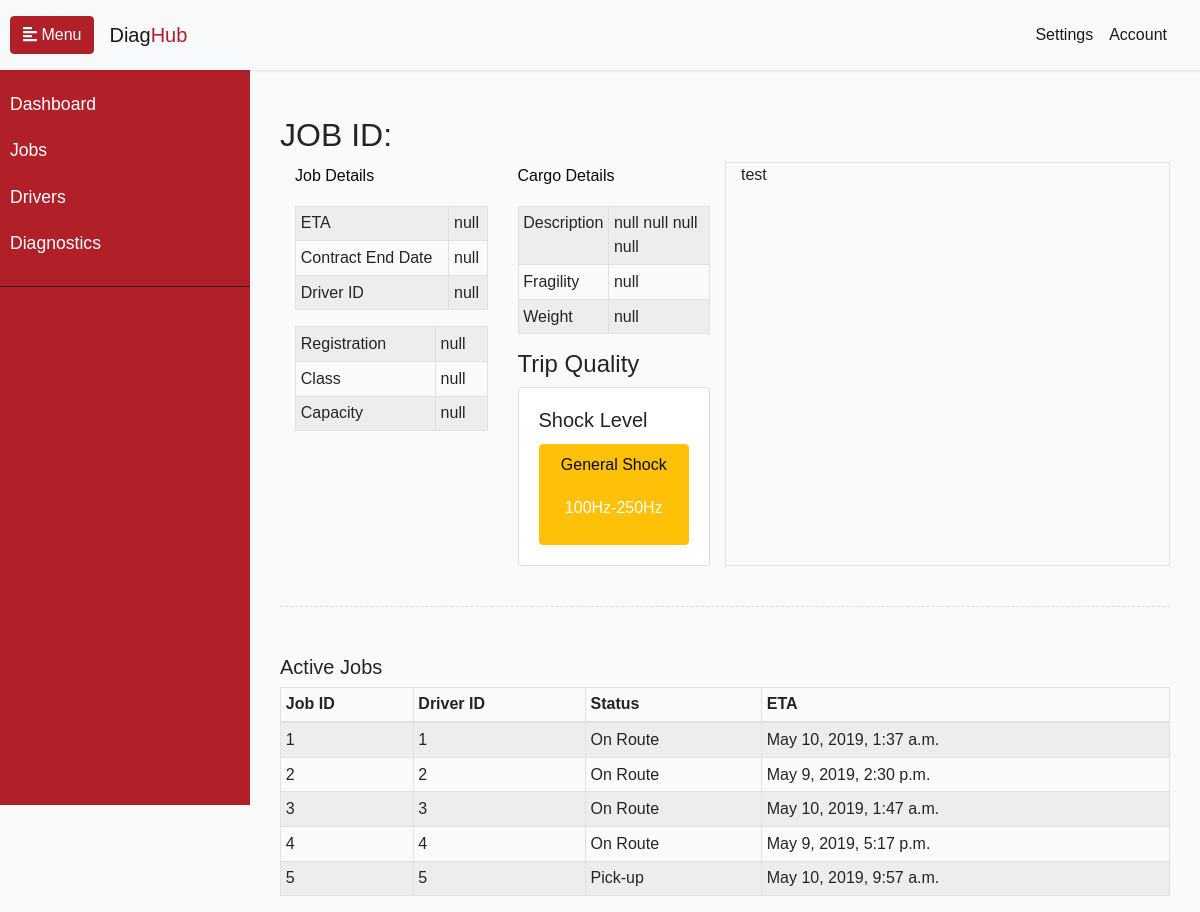
The app's page /jobs, older data.
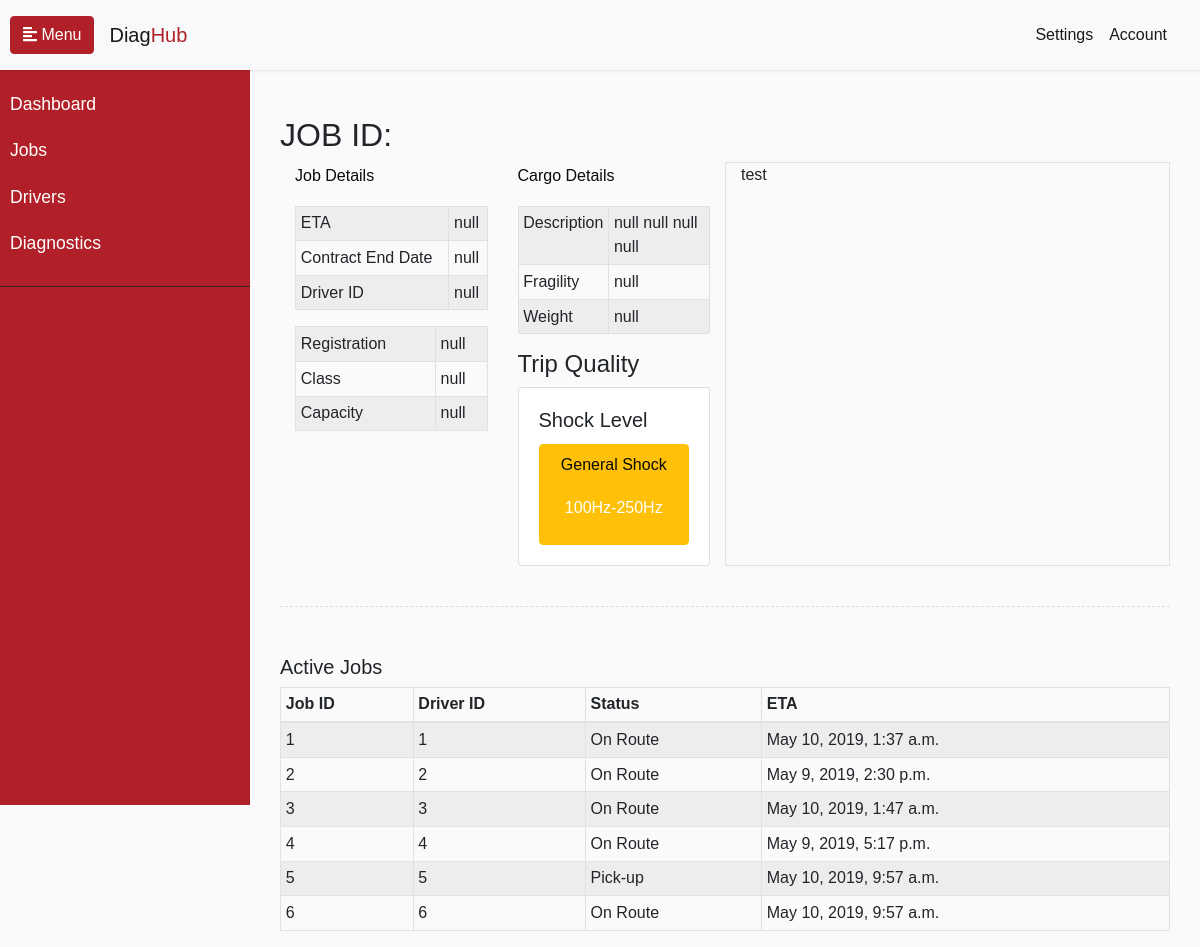
The same page, newer data.
### hub/models.py (models this page shows)
class Job(models.Model):
    origin_lat = models.DecimalField(max_digits=9, decimal_places=6)
    origin_lng = models.DecimalField(max_digits=9, decimal_places=6)
    end_lat = models.DecimalField(max_digits=9, decimal_places=6)
    end_lng = models.DecimalField(max_digits=9, decimal_places=6)
    status = models.CharField(max_length=20)
    end_date = models.DateTimeField()
    eTA = models.DateTimeField()
    driver = models.ForeignKey(Driver, on_delete=models.PROTECT)
    max_shock_value = models.IntegerField()

### hub/views.py (the view)
# urls.py: path('jobs', views.jobs, name="jobs")
def jobs(request):
    api_handler.refresh_db()
    drivers = models.Driver.objects.all()
    vehicles = models.Vehicle.objects.all()
    jobs = models.Job.objects.all()
    data = {
        'drivers': drivers,
        'vehicles': vehicles,
        'jobs': jobs
    }
    return render(request, 'hub/jobs.html', data)

### hub/api_handler.py (called while the page is built)
def get_demo_data():
    return demo_data.get_demo_data()

### hub/templates/hub/jobs.html (shortened to what the changed rows need)
{% extends 'hub/base.html' %}
{% load static %}
{% block main %}
<div class="container">
    <div class="row">
        <div id="active-display" class="container">
            <h2 id="job-title-id">JOB ID: </h2>
        </div>
        <div id="jobs-list" class="container">
                <table id="active-jobs-table" class="table table-striped table-bordered table-sm">
                    <thead>
                        <tr>
                            <th>Job ID</th>
                            <th>Driver ID</th>
                            <th>Status</th>
                            <th>ETA</th>
                        </tr>
                    </thead>
                    <tbody>
                        {% for job in jobs %}
                        <tr>
                            <td><a href="{{ job.id }}"></a>{{ job.id }}</td>
                            <td><a href="{{ driver.id }}"></a>{{ job.driver_id }}</td>
                            <td id="table-job-status">{{ job.status }}</td>
                            <td id="table-job-eta">{{ job.eTA }}</td>
                        </tr>
                        {% endfor %}
                    </tbody>
                </table>
            </div>
    </div>
</div>
{% endblock %}

Row changes from the older to the newer data that the page shows:
added Job: id "6", driver_id "6", status "On Route", eTA "May 10, 2019, 9:57 a.m."
